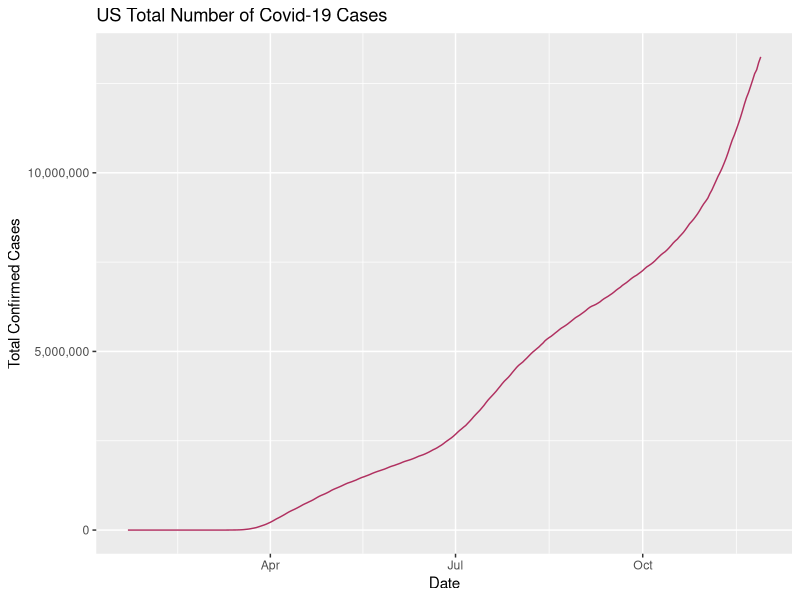
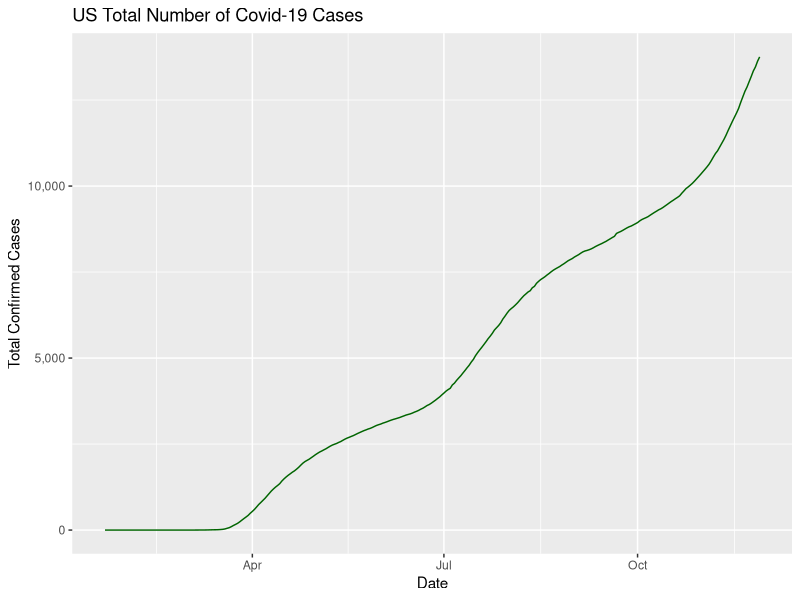
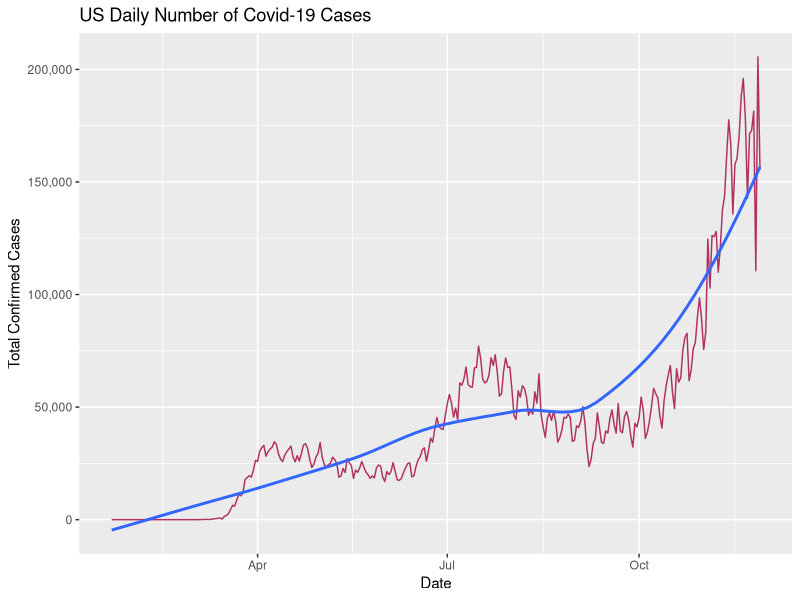
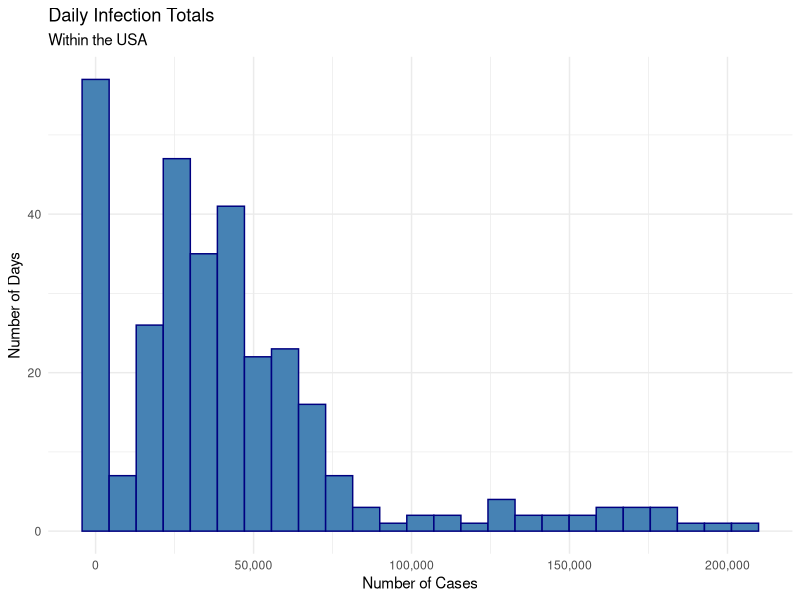
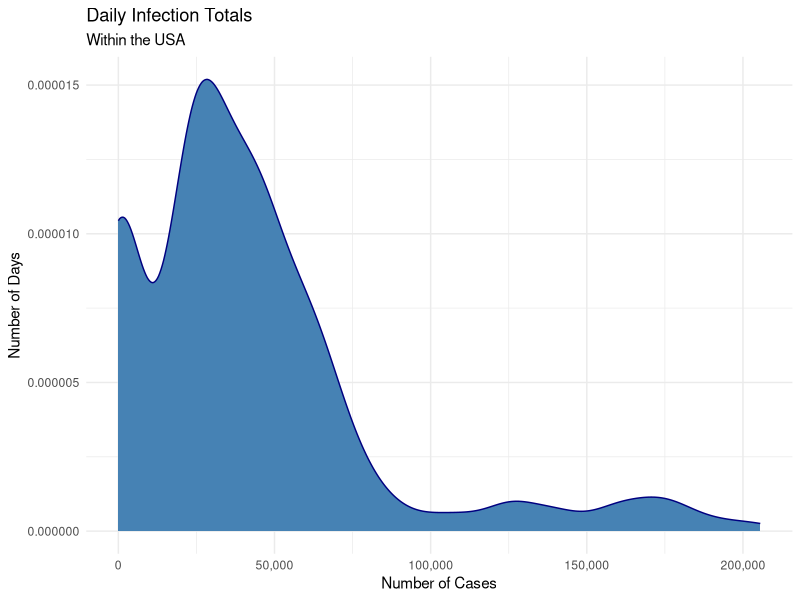
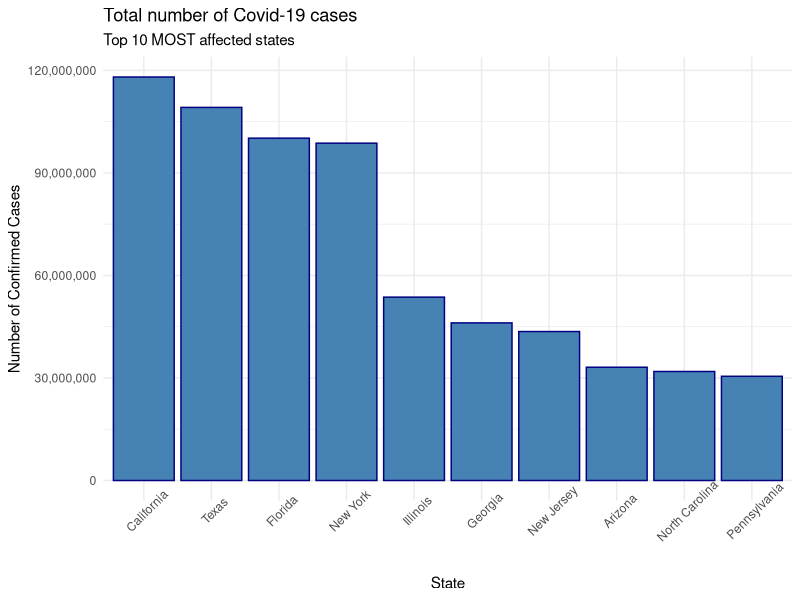
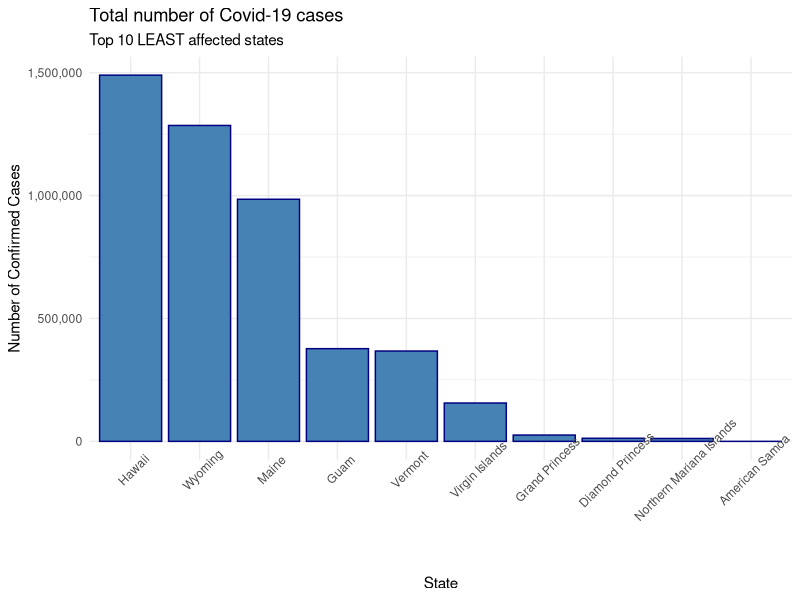
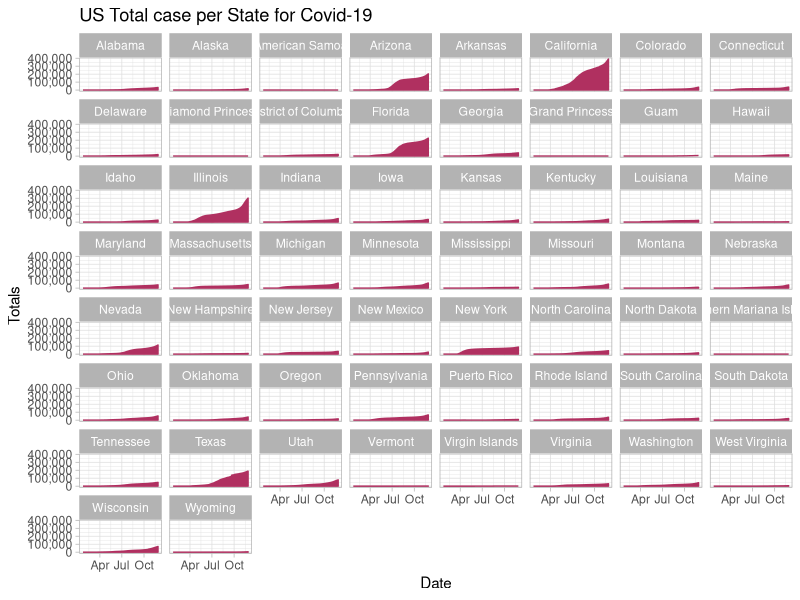

R code for these plots, in order:
## ---- chunk 1
x0 <- 42
class(x0)
## ---- chunk 2
# can store multiple values in the same memory slot 
v0 <- c(41, x0, 43)
v0

# acccessing specific parts of the vector 
v0[2]
v0[1:3]

# can store multiple vectors 
df0 <- data.frame(v0, 2*v0, v0/2)
df0
## ---- chunk 3
# add and substract
x0 + x0 
x0-3

# mult + div 
x0*4
x0/4

v0*4

# mult with dataframes 
2*df0
## ---- chunk 4
# define a 3x3 matrix 
mt0 <- as.matrix(df0)
mt0

t(mt0)
x0^2
# vector multiplication 
v0 * v0 # element wise

v0 %*% v0 # dot product 

v0 %*% t(v0) # vector product 

mt0 %*% mt0 # matrix product 
## ---- chunk 5
sum(1,2,3)
sum(v0)

my_sum <- function(vector){
     # sum the first and last entry of a vector 
     x <- vector[1] + vector[length(vector)]
     
     return(x)
}

my_sum(v0)
my_sum(c())
## ---- chunk 6
library(tidyverse)
library(knitr)
library(scales)
## ---- chunk 7
# need to set where we get our data from -CHANGE THIS FOR YOUR COMPUTER
setwd("~/Documents/GitHub/R-Workshop-for-STEM/2021")

# many ways to import data
covid_global <- read_csv("time_series_covid19_confirmed_global.csv")
covid_US <- read_csv("time_series_covid19_confirmed_US.csv")
## ---- chunk 8
head(covid_US)
## ---- chunk 9
infected_data_tidy <- covid_US %>% 
     gather(date_stamp, # this is the new column which will take values from covid_US columns
            num_infect, # this is the new value 
            '1/22/20':'11/28/20' # the columns we're getting values from
            ) %>% 
     rename(Province = `Province_State`, Country = `Country_Region`, City = `Admin2`) %>% 
     select(Country, Province, date_stamp, num_infect) %>% 
     group_by(Province)
head(infected_data_tidy)
## ---- chunk 10
# change dates from string format to datetime format
infected_data_tidy$date_stamp <- lubridate::mdy(infected_data_tidy$date_stamp)
## ---- chunk 11
# we want to aggregate data on a country scale for summary purposes
infected_summary <- infected_data_tidy %>%
     group_by(date_stamp) %>%                           # each locale has a date stamp and we want to summarize by the day
     summarise(total = sum(num_infect),
               total_per_thousand = sum(num_infect)/1000,
               avg_infected = mean(num_infect),
               sd_infected = sd(num_infect))                 # aggregating function

tail(infected_summary) # a variant of head
## ---- chunk 12
# goal: find the max number of infections in a single day
max(infected_data_tidy$num_infect)

# built in functions which help sumamrize data 
summary(infected_data_tidy$num_infect)

## ---- chunk 13
infected_summary %>% ggplot(aes(x = date_stamp, y = total)) + 
        geom_line(colour =  'maroon') + 
        labs(title = 'US Total Number of Covid-19 Cases',
             x = 'Date',
             y = 'Total Confirmed Cases') + 
        scale_y_continuous(labels = comma)

infected_summary %>% ggplot(aes(x = date_stamp, y = sd_infected)) + 
        geom_line(colour =  'darkgreen') + 
        labs(title = 'US Total Number of Covid-19 Cases',
             x = 'Date',
             y = 'Total Confirmed Cases') + 
        scale_y_continuous(labels = comma)
## ---- chunk 14
infected_summary %>% ggplot(aes(x = date_stamp, y = c(0,diff(total)))) + 
        geom_line(colour =  'maroon') + 
        geom_smooth(method = 'loess', se = FALSE) + 
        labs(title = 'US Daily Number of Covid-19 Cases',
             x = 'Date',
             y = 'Total Confirmed Cases') + 
        scale_y_continuous(labels = comma)
## ---- chunk 15
# option 1: build a histogram to see distribution
infected_summary %>% ggplot(aes(c(0,diff(total)))) + 
        geom_histogram(bins = 25, fill = 'steelblue', colour = 'navy') + 
        labs(title = 'Daily Infection Totals',
             subtitle = 'Within the USA',
             x = 'Number of Cases',
             y = 'Number of Days') +
        scale_x_continuous(labels = comma) +
        theme_minimal() # theme depends on your preference

# option 2: kernel density 
infected_summary %>% ggplot(aes(c(0,diff(total)))) + 
        geom_density(kernel = 'gaussian', fill = 'steelblue', colour = 'navy') + 
        labs(title = 'Daily Infection Totals',
             subtitle = 'Within the USA',
             x = 'Number of Cases',
             y = 'Number of Days') +
        scale_x_continuous(labels = comma) +
        scale_y_continuous(labels = comma) +
        theme_minimal() # theme depends on your preference
## ---- chunk 16
infected_data_tidy %>% 
        group_by(Province) %>% 
        summarise(total_infected_per_state = sum(num_infect)) %>%
        top_n(10) %>% 
        ggplot(aes(x = reorder(Province, -total_infected_per_state), y = total_infected_per_state)) +
                geom_bar(stat = 'identity', fill = 'steelblue', colour = 'navy') + 
        labs(title = 'Total number of Covid-19 cases',
             subtitle = 'Top 10 MOST affected states',
             x = 'State',
             y = 'Number of Confirmed Cases') +
        scale_y_continuous(labels = comma) +
        theme_minimal() +
        theme(axis.text.x = element_text(angle = 45))

infected_data_tidy %>% 
        group_by(Province) %>% 
        summarise(total_infected_per_state = sum(num_infect)) %>%
        top_n(-10) %>% 
        ggplot(aes(x = reorder(Province, -total_infected_per_state), y = total_infected_per_state)) +
                geom_bar(stat = 'identity', fill = 'steelblue', colour = 'navy') + 
        labs(title = 'Total number of Covid-19 cases',
             subtitle = 'Top 10 LEAST affected states',
             x = 'State',
             y = 'Number of Confirmed Cases') +
        scale_y_continuous(labels = comma) +
        theme_minimal() +
        theme(axis.text.x = element_text(angle = 45))
## ---- chunk 17
infected_data_tidy %>%
        ggplot(aes(date_stamp, num_infect)) + 
        geom_line(colour = 'maroon') + 
        facet_wrap(~Province) + 
        scale_y_continuous(labels = comma) + 
        labs(title = "US Total case per State for Covid-19",
             x = "Date",
             y = "Totals") +
        theme_light()
